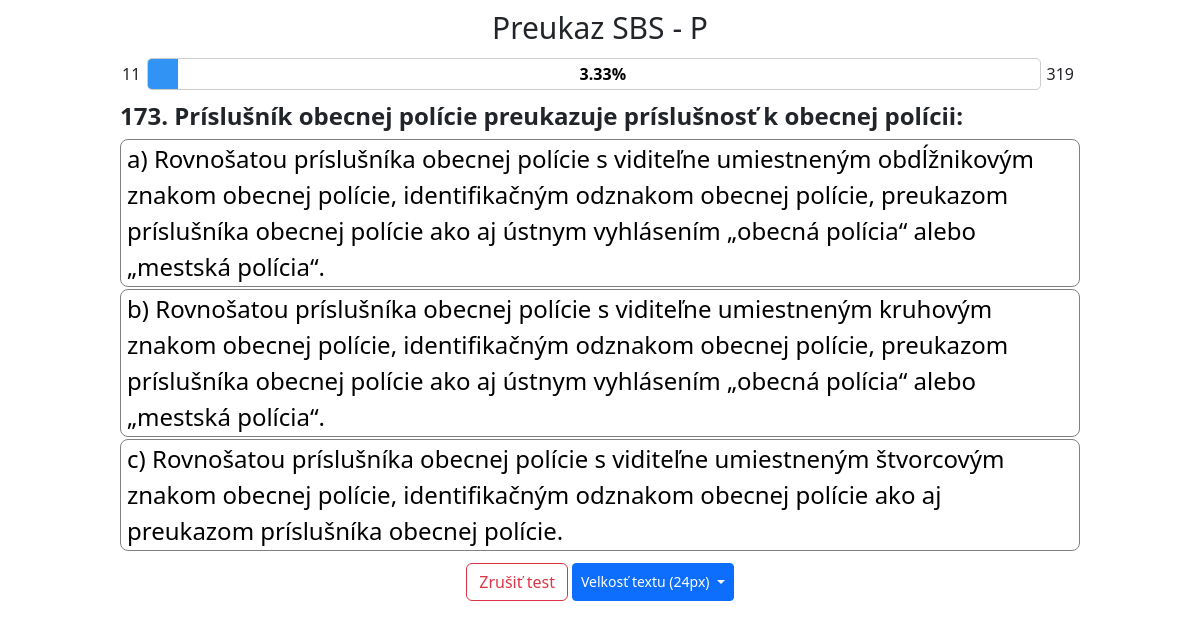
/test/, run on an earlier commit of the app's database.
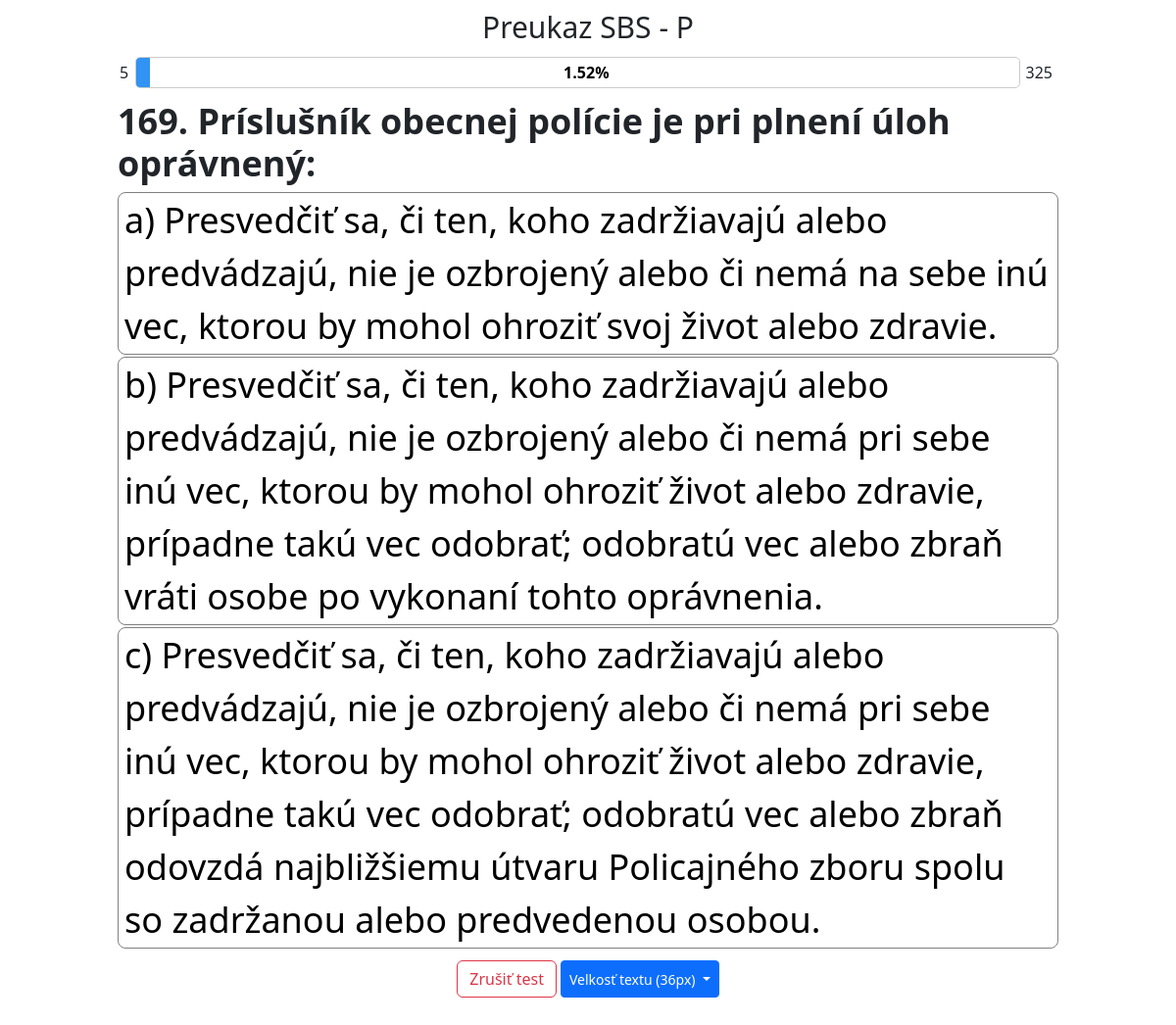
And on a later commit of the database.
### viewer/models.py (models this page shows, shortened)
class Question(Model):
    test = ForeignKey(Test, on_delete=CASCADE)
    question_no = IntegerField()
    question_text = CharField(max_length=255)
    answer_a = CharField(max_length=255)
    answer_b = CharField(max_length=255)
    answer_c = CharField(max_length=255)
    correct_answer = CharField(max_length=255)
    picked_answer = CharField(max_length=255, default=None, null=True)

### viewer/views.py (the view)
# urls.py: path('test/', test, name='test'),
def test(request):
    test_obj = Test.objects.first()
    if not test_obj:
        return render(request, 'error.html', {'error': 'Test sa nenašiel.'})
    test_name = 'Preukaz SBS - P'
    remaining_questions = list(Question.objects.filter(test=test_obj))
    current_question = random.choice(remaining_questions) if remaining_questions else None
    if not current_question:
        return render(request, 'finished_test.html', {'message': 'Test bol dokončený.',
                                                      'wrong_answers': test_obj.wrong_answers})
    all_questions = test_obj.num_of_questions_max
    filled_questions = all_questions - len(remaining_questions)
    context = {
        'test_obj': test_obj,
        'all_questions': all_questions,
        'current_question': current_question,
        'filled_questions': filled_questions,
        'test_name': test_name,
        'user_progress': filled_questions,
        'remaining_questions': len(remaining_questions),
        'done_questions_percent': round((filled_questions / all_questions * 100), 2),
    }
    return render(request, 'test.html', context)

### testysbsdjango/context_processors.py (called while the page is built)
def get_font_size(request):
    current_font_size = FontSize.objects.first()
    return {'current_font_size': current_font_size.size}

def get_test_with_progress(request):
    existing_test = Test.objects.first()
    returning_text = ""
    if existing_test and existing_test.correct_answers > 0:
        returning_text = f"Zodpovedaných {existing_test.correct_answers} z {existing_test.num_of_questions_max} otázok"
    return {'progress_text': returning_text}

### viewer/templates/test.html (shortened to what this page needs)
{% extends 'base.html' %}
{% load static %}
{% block content %}
    <div class="d-flex gap-2 justify-content-center align-items-center flex-wrap">
        <h2 class="test-number-header text-center">{{ test_name }}</h2>
    </div>
    <div class="text-centered ">
      <div class="progress-wrapper">
          <div class="numbers-container">
            <span class="start-number">{{ user_progress }}</span>
          </div>
          <div class="progress-container">
            <div class="progress-bar" id="myProgressBar"></div>
            <b class="progress-percentage">{{ done_questions_percent }}%</b>
          </div>
          <div class="numbers-container">
            <span class="end-number">{{ remaining_questions }}</span>
          </div>
      </div>
        <h4 style="font-size: {{ current_font_size }}px; text-align: left;" class="test-question-header">{{ current_question.question_no}}. {{ current_question.question_text }}</h4>
        <div class="column-container-test">
            <button id="question-a" style="font-size: {{ current_font_size }}px;" class="question-select-button" onclick="checkAnswer('{{ current_question.id }}', 'answer_a')">a) {{ current_question.answer_a }}</button>
            <button id="question-b" style="font-size: {{ current_font_size }}px;" class="question-select-button" onclick="checkAnswer('{{ current_question.id }}', 'answer_b')">b) {{ current_question.answer_b }}</button>
            <button id="question-c" style="font-size: {{ current_font_size }}px;" class="question-select-button" onclick="checkAnswer('{{ current_question.id }}', 'answer_c')">c) {{ current_question.answer_c }}</button>
        </div>
        <div style="margin-top: 10px; margin-bottom: 50px;" class="d-flex gap-1 justify-content-center flex-wrap">
            <button class="cancel-test-button btn btn-outline-danger" onclick="cancelTestConfirmation()">Zrušiť test</button>
            <button type="button" id="changeFontSizeButton" class="btn btn-primary dropdown-toggle d-md-inline-block d-none btn-sm" data-bs-toggle="dropdown" aria-expanded="false">
                Velkosť textu ({{ current_font_size }}px)
            </button>
        </div>
    </div>
{% endblock %}

### viewer/templates/base.html (shortened to what this page needs)
<!DOCTYPE html>
<html>
{% load static %}
<head>
    <link rel="stylesheet" href="{% static 'fontawesome/css/all.css' %}">
    <link href="{% static 'bootstrap.min.css' %}" rel="stylesheet">
    <link rel="stylesheet" type="text/css" href="{% static 'style.css' %}">
</head>
<body>
    {% block content %}{% endblock %}
</body>
</html>

### static/style.css (style rules this page uses)
body { margin: 0 10%; padding: 0px; }
.test-question-header { font-weight: bold; margin-top: 10px; }
.test-number-header { font-size: 30px; margin: 10px; }
.text-centered { text-align: center; }
.column-container-test { display: flex; flex-direction: column; align-items: left; justify-content: space-between; }
.question-select-button { background-color: white; text-align: left; margin-bottom: 2px; border: 1px solid grey; border-radius: 8px; transition: 0.2s; }
.progress-wrapper { display: flex; align-items: center; }
.numbers-container { display: flex; }
.start-number { margin: auto; padding: 2px; margin-right: 5px; }
.end-number { margin: auto; padding: 6px; text-align: center; }
.progress-container { flex-grow: 1; border: 1px solid #ccc; border-radius: 5px; overflow: hidden; position: relative; }
.progress-bar { width: 0; height: 30px; background-color: #1082f2db; text-align: center; line-height: 30px; color: white; }
.progress-percentage { position: absolute; top: 50%; left: 51%; transform: translate(-50%, -50%); color: black; }

What changed in the data, as far as the page shows it:
removed Question: question_no "173", question_text "Príslušník obecnej polície preukazuje príslušnosť k obecnej polícii:", answer_a "Rovnošatou príslušníka obecnej polície s viditeľne umiestneným obdĺžnikovým znakom obecnej polície, identifikačným odznakom obecnej polície, preukazom príslušníka obecnej polície ako aj ústnym vyhlásením „obecná polícia“ alebo „mestská polícia“.", answer_b "Rovnošatou príslušníka obecnej polície s viditeľne umiestneným kruhovým znakom obecnej polície, identifikačným odznakom obecnej polície, preukazom príslušníka obecnej polície ako aj ústnym vyhlásením „obecná polícia“ alebo „mestská polícia“.", answer_c "Rovnošatou príslušníka obecnej polície s viditeľne umiestneným štvorcovým znakom obecnej polície, identifikačným odznakom obecnej polície ako aj preukazom príslušníka obecnej polície."
added Question: question_no "169", question_text "Príslušník obecnej polície je pri plnení úloh oprávnený:", answer_a "Presvedčiť sa, či ten, koho zadržiavajú alebo predvádzajú, nie je ozbrojený alebo či nemá na sebe inú vec, ktorou by mohol ohroziť svoj život alebo zdravie.", answer_b "Presvedčiť sa, či ten, koho zadržiavajú alebo predvádzajú, nie je ozbrojený alebo či nemá pri sebe inú vec, ktorou by mohol ohroziť život alebo zdravie, prípadne takú vec odobrať; odobratú vec alebo zbraň vráti osobe po vykonaní tohto oprávnenia.", answer_c "Presvedčiť sa, či ten, koho zadržiavajú alebo predvádzajú, nie je ozbrojený alebo či nemá pri sebe inú vec, ktorou by mohol ohroziť život alebo zdravie, prípadne takú vec odobrať; odobratú vec alebo zbraň odovzdá najbližšiemu útvaru Policajného zboru spolu so zadržanou alebo predvedenou osobou."
Also different on the page:
{{ user_progress }}: "11" → "5"
{{ done_questions_percent }}: "3.33" → "1.52"
{{ remaining_questions }}: "319" → "325"
{{ current_font_size }}: "24" → "36"
